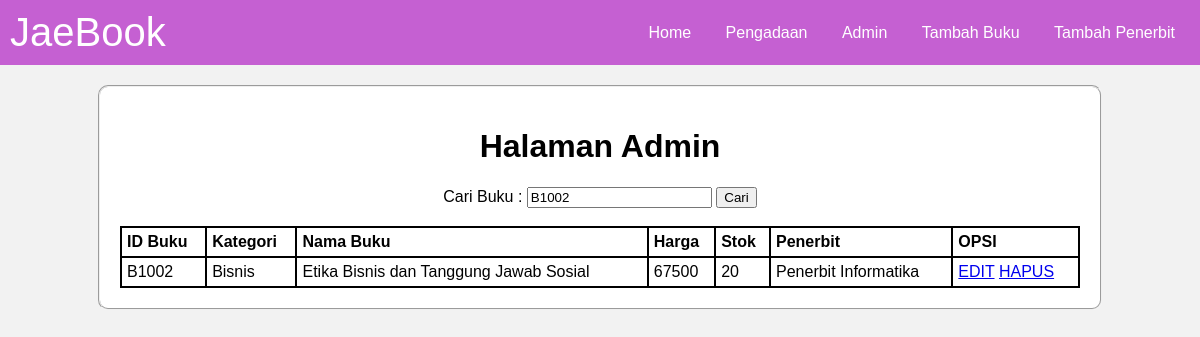
/tokobuku/Admin.php?kata_cari=B1002, run on the app's committed database.
### tables this page shows
CREATE TABLE `tb_product` (
  `ID_Buku` varchar(20) NOT NULL,
  `Kategori` varchar(20) NOT NULL,
  `Nama_Buku` varchar(50) NOT NULL,
  `Harga` int(20) NOT NULL,
  `Stok` varchar(20) NOT NULL,
  `Penerbit` varchar(50) NOT NULL
);

### tokobuku/admin.php (the view, shortened to what this page needs)
<!DOCTYPE html>
<html lang="en">
<head>
</head>
<body>
    <nav>
        <div id="JaeBook">JaeBook</div>
        <div>
            <a href="index.php">Home</a>
            <a href="penerbit.php">Pengadaan</a>
            <a href="admin.php">Admin</a>
            <a href="tambah_form.html">Tambah Buku</a>
            <a href="tambah_penerbit_form.html">Tambah Penerbit</a>
        </div>
    </nav>
    <fieldset>
        <center>
            <h1>Halaman Admin</h1>
        </center>
        <form method="GET" action="index.php" style="text-align: center;">
            <label>Cari Buku : </label>
            <input type="text" name="kata_cari" value="<?php if (isset($_GET['kata_cari'])) {
                echo $_GET['kata_cari'];
            } ?>" />
            <button type="submit">Cari</button>
        </form>
        <br>
        <table>
            <thead>
                <tr>
                    <th>ID Buku</th>
                    <th>Kategori</th>
                    <th>Nama Buku</th>
                    <th>Harga</th>
                    <th>Stok</th>
                    <th>Penerbit</th>
                    <th>OPSI</th>
                </tr>
            </thead>
            <tbody>
                <?php
                include 'koneksi.php';
                if (isset($_GET['kata_cari'])) {
                    $kata_cari = $_GET['kata_cari'];
                    $query = "SELECT * FROM tb_product WHERE ID_Buku like '%" . $kata_cari . "%' OR
                    Nama_Buku like '%" . $kata_cari . "%' ORDER BY ID_Buku ASC";
                } else {
                    $query = "SELECT * FROM tb_product ORDER BY ID_Buku ASC";
                }
                $result = mysqli_query($koneksi, $query);
                while ($row = mysqli_fetch_assoc($result)) {
                ?>
                    <tr>
                        <td><?php echo $row['ID_Buku']; ?></td>
                        <td><?php echo $row['Kategori']; ?></td>
                        <td><?php echo $row['Nama_Buku']; ?></td>
                        <td><?php echo $row['Harga']; ?></td>
                        <td><?php echo $row['Stok']; ?></td>
                        <td><?php echo $row['Penerbit']; ?></td>
                        <td>
                            <a href="edit_form.php?id_buku=<?php echo $row['ID_Buku']; ?>">EDIT</a>
                            <a href="delete_buku.php?id_buku=<?php echo $row['ID_Buku']; ?>">HAPUS</a>
                        </td>
                    </tr>
                <?php
                }
                ?>
            </tbody>
        </table>
    </fieldset>
</body>
</html>

### tokobuku/admin.php (style rules this page uses)
body { font-family: Arial, sans-serif; background-color: #f2f2f2; margin: 0; padding: 0; }
nav { background-color: #C560D2; overflow: hidden; display: flex; justify-content: space-between; align-items: center; padding: 10px; }
nav a { color: white; text-align: center; text-decoration: none; padding: 10px; margin: 0 5px; }
#JaeBook { font-size: 40px; font-family: 'Arial', sans-serif; color: white; }
fieldset { width: 80%; margin: auto; margin-top: 20px; background-color: white; padding: 20px; border-radius: 10px; }
table { width: 100%; border-collapse: collapse; }
table, th, td { border: 2px solid black; }
th, td { padding: 5px; text-align: left; }

### data on the page
tb_product: ID_Buku "B1002", Kategori "Bisnis", Nama_Buku "Etika Bisnis dan Tanggung Jawab Sosial", Harga "67500", Stok "20", Penerbit "Penerbit Informatika"
